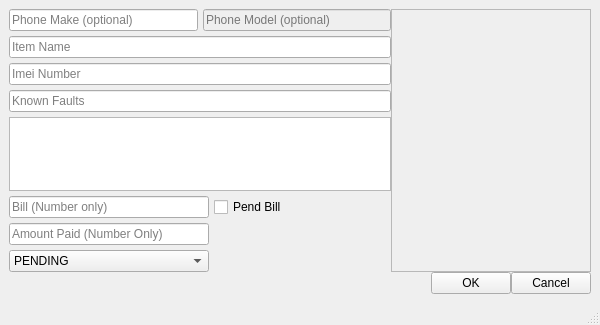
<?xml version="1.0" encoding="UTF-8"?>
<ui version="4.0">
 <class>MainWindow</class>
 <widget class="QMainWindow" name="MainWindow">
  <property name="windowModality">
   <enum>Qt::WindowModal</enum>
  </property>
  <property name="geometry">
   <rect>
    <x>0</x>
    <y>0</y>
    <width>600</width>
    <height>325</height>
   </rect>
  </property>
  <property name="minimumSize">
   <size>
    <width>600</width>
    <height>300</height>
   </size>
  </property>
  <property name="maximumSize">
   <size>
    <width>600</width>
    <height>325</height>
   </size>
  </property>
  <property name="windowTitle">
   <string>ADD ITEM FOR REPAIRS</string>
  </property>
  <property name="windowIcon">
   <iconset resource="custom.qrc">
    <normaloff>:/icons/images/icons/plus.svg</normaloff>:/icons/images/icons/plus.svg</iconset>
  </property>
  <property name="styleSheet">
   <string notr="true">#MainWindow{
border-image: url(:/backgrounds/images/backgounds/_8.jpg);
}</string>
  </property>
  <widget class="QWidget" name="centralwidget">
   <layout class="QHBoxLayout" name="horizontalLayout_3">
    <item>
     <layout class="QVBoxLayout" name="verticalLayout_2">
      <property name="spacing">
       <number>0</number>
      </property>
      <property name="rightMargin">
       <number>0</number>
      </property>
      <property name="bottomMargin">
       <number>0</number>
      </property>
      <item>
       <layout class="QHBoxLayout" name="horizontalLayout">
        <property name="rightMargin">
         <number>0</number>
        </property>
        <item>
         <layout class="QVBoxLayout" name="verticalLayout">
          <property name="spacing">
           <number>5</number>
          </property>
          <property name="topMargin">
           <number>0</number>
          </property>
          <property name="bottomMargin">
           <number>0</number>
          </property>
          <item>
           <layout class="QHBoxLayout" name="horizontalLayout_6">
            <property name="topMargin">
             <number>0</number>
            </property>
            <item>
             <widget class="QLineEdit" name="lineEditPhoneBrand">
              <property name="statusTip">
               <string>Phone Make</string>
              </property>
              <property name="placeholderText">
               <string>Phone Make (optional)</string>
              </property>
             </widget>
            </item>
            <item>
             <widget class="QLineEdit" name="lineEditPhoneModel">
              <property name="enabled">
               <bool>false</bool>
              </property>
              <property name="statusTip">
               <string>Phone Model</string>
              </property>
              <property name="placeholderText">
               <string>Phone Model (optional)</string>
              </property>
             </widget>
            </item>
           </layout>
          </item>
          <item>
           <widget class="QLineEdit" name="lineEditItemName">
            <property name="statusTip">
             <string>Item Name (If make and model are not available)</string>
            </property>
            <property name="placeholderText">
             <string>Item Name</string>
            </property>
           </widget>
          </item>
          <item>
           <widget class="QLineEdit" name="lineEditImeiNumber">
            <property name="statusTip">
             <string>Imei Number or Serial Number</string>
            </property>
            <property name="placeholderText">
             <string>Imei Number</string>
            </property>
           </widget>
          </item>
          <item>
           <widget class="QLineEdit" name="lineEditKnownFaults">
            <property name="statusTip">
             <string>Known Faults</string>
            </property>
            <property name="placeholderText">
             <string>Known Faults</string>
            </property>
           </widget>
          </item>
          <item>
           <widget class="QTextEdit" name="textEditAdditionalDetails">
            <property name="statusTip">
             <string>Additional Details</string>
            </property>
           </widget>
          </item>
          <item>
           <layout class="QHBoxLayout" name="horizontalLayout_2">
            <property name="topMargin">
             <number>0</number>
            </property>
            <item>
             <widget class="QLineEdit" name="lineEditBill">
              <property name="maximumSize">
               <size>
                <width>200</width>
                <height>16777215</height>
               </size>
              </property>
              <property name="statusTip">
               <string>Bill for this item</string>
              </property>
              <property name="inputMethodHints">
               <set>Qt::ImhNone</set>
              </property>
              <property name="placeholderText">
               <string>Bill (Number only)</string>
              </property>
             </widget>
            </item>
            <item>
             <widget class="QCheckBox" name="checkBoxPendBill">
              <property name="statusTip">
               <string>Pend this bill</string>
              </property>
              <property name="text">
               <string>Pend Bill</string>
              </property>
             </widget>
            </item>
           </layout>
          </item>
          <item>
           <widget class="QLineEdit" name="lineEditPaid">
            <property name="maximumSize">
             <size>
              <width>200</width>
              <height>16777215</height>
             </size>
            </property>
            <property name="statusTip">
             <string>Amount already paid for item</string>
            </property>
            <property name="inputMethodHints">
             <set>Qt::ImhNone</set>
            </property>
            <property name="placeholderText">
             <string>Amount Paid (Number Only)</string>
            </property>
           </widget>
          </item>
          <item>
           <widget class="QComboBox" name="comboBoxStatus">
            <property name="maximumSize">
             <size>
              <width>200</width>
              <height>16777215</height>
             </size>
            </property>
            <property name="statusTip">
             <string>Status</string>
            </property>
            <item>
             <property name="text">
              <string>PENDING</string>
             </property>
            </item>
            <item>
             <property name="text">
              <string>WORK IN PROGRESS</string>
             </property>
            </item>
            <item>
             <property name="text">
              <string>FIXED</string>
             </property>
            </item>
            <item>
             <property name="text">
              <string>COMPLETED</string>
             </property>
            </item>
            <item>
             <property name="text">
              <string>RETURNED</string>
             </property>
            </item>
           </widget>
          </item>
         </layout>
        </item>
        <item>
         <widget class="QFrame" name="framePic">
          <property name="minimumSize">
           <size>
            <width>200</width>
            <height>0</height>
           </size>
          </property>
          <property name="statusTip">
           <string>Visit Website</string>
          </property>
          <property name="frameShape">
           <enum>QFrame::StyledPanel</enum>
          </property>
          <property name="frameShadow">
           <enum>QFrame::Raised</enum>
          </property>
         </widget>
        </item>
       </layout>
      </item>
      <item>
       <layout class="QHBoxLayout" name="horizontalLayout_5">
        <property name="bottomMargin">
         <number>0</number>
        </property>
        <item>
         <spacer name="horizontalSpacer">
          <property name="orientation">
           <enum>Qt::Horizontal</enum>
          </property>
          <property name="sizeHint" stdset="0">
           <size>
            <width>40</width>
            <height>20</height>
           </size>
          </property>
         </spacer>
        </item>
        <item>
         <widget class="QPushButton" name="pushButtonOk">
          <property name="text">
           <string>OK</string>
          </property>
         </widget>
        </item>
        <item>
         <widget class="QPushButton" name="pushButtonCancel">
          <property name="text">
           <string>Cancel</string>
          </property>
         </widget>
        </item>
       </layout>
      </item>
     </layout>
    </item>
   </layout>
  </widget>
  <widget class="QStatusBar" name="statusbar"/>
 </widget>
 <resources>
  <include location="custom.qrc"/>
 </resources>
 <connections/>
</ui>
